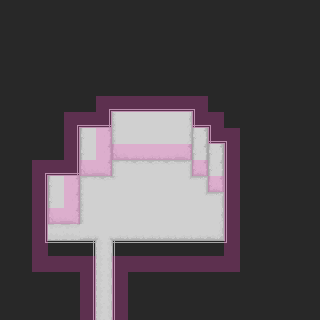

This is a level from a 2D game, rendered from its Tiled map with the project's own tilesets. A one-line summary and the complete map file follow:
An orthogonal 20x20 tile map with 16x16 px tiles, 3 tile layers (Floor, Above, Collision), 2 tilesets and 1 object.

<map version="1.10" tiledversion="1.10.1" orientation="orthogonal" renderorder="right-down" width="20" height="20" tilewidth="16" tileheight="16" infinite="0" backgroundcolor="#282828" nextlayerid="5" nextobjectid="2">
 <properties>
  <property name="clampCamera" type="bool" value="true" />
  <property name="defaultPos" value="6,19" />
 </properties>
 <tileset firstgid="1" source="hospital.tsx" />
 <tileset firstgid="73" source="entity/doors.tsx" />
 <layer id="2" name="Floor" width="20" height="20">
  <data encoding="csv">
0,0,0,0,0,0,0,0,0,0,0,0,0,0,0,0,0,0,0,0,
0,0,0,0,0,0,0,0,0,0,0,0,0,0,0,0,0,0,0,0,
0,0,0,0,0,0,0,0,0,0,0,0,0,0,0,0,0,0,0,0,
0,0,0,0,0,0,0,0,0,0,0,0,0,0,0,0,0,0,0,0,
0,0,0,0,0,0,0,0,0,0,0,0,0,0,0,0,0,0,0,0,
0,0,0,0,0,0,0,0,0,0,0,0,0,0,0,0,0,0,0,0,
0,0,0,0,0,0,0,0,0,0,0,0,0,0,0,0,0,0,0,0,
0,0,0,0,0,0,0,30,31,31,31,32,0,0,0,0,0,0,0,0,
0,0,0,0,0,7,8,30,31,31,31,32,6,0,0,0,0,0,0,0,
0,0,0,0,0,7,8,15,39,39,39,16,6,6,0,0,0,0,0,0,
0,0,0,0,0,15,16,22,23,23,23,24,14,6,0,0,0,0,0,0,
0,0,0,7,8,22,23,66,31,31,31,65,24,14,0,0,0,0,0,0,
0,0,0,7,8,30,31,31,31,31,31,31,65,24,0,0,0,0,0,0,
0,0,0,15,16,30,31,31,31,31,31,31,31,32,0,0,0,0,0,0,
0,0,0,47,47,39,59,39,39,39,39,39,39,40,0,0,0,0,0,0,
0,0,0,0,0,0,46,0,0,0,0,0,0,0,0,0,0,0,0,0,
0,0,0,0,0,0,46,0,0,0,0,0,0,0,0,0,0,0,0,0,
0,0,0,0,0,0,46,0,0,0,0,0,0,0,0,0,0,0,0,0,
0,0,0,0,0,0,46,0,0,0,0,0,0,0,0,0,0,0,0,0,
0,0,0,0,0,0,46,0,0,0,0,0,0,0,0,0,0,0,0,0
</data>
 </layer>
 <layer id="1" name="Above" width="20" height="20">
  <properties>
   <property name="height" type="int" value="1" />
  </properties>
  <data encoding="csv">
0,0,0,0,0,0,0,0,0,0,0,0,0,0,0,0,0,0,0,0,
0,0,0,0,0,0,0,0,0,0,0,0,0,0,0,0,0,0,0,0,
0,0,0,0,0,0,0,0,0,0,0,0,0,0,0,0,0,0,0,0,
0,0,0,0,0,0,0,0,0,0,0,0,0,0,0,0,0,0,0,0,
0,0,0,0,0,0,0,0,0,0,0,0,0,0,0,0,0,0,0,0,
0,0,0,0,0,0,0,0,0,0,0,0,0,0,0,0,0,0,0,0,
0,0,0,0,0,0,1,2,2,2,2,2,3,0,0,0,0,0,0,0,
0,0,0,0,1,2,20,0,0,0,0,0,21,3,0,0,0,0,0,0,
0,0,0,0,9,0,0,0,0,0,0,0,0,21,3,0,0,0,0,0,
0,0,0,0,9,0,0,0,0,0,0,0,0,0,11,0,0,0,0,0,
0,0,1,2,20,0,0,0,0,0,0,0,0,0,11,0,0,0,0,0,
0,0,9,0,0,0,0,0,0,0,0,0,0,0,11,0,0,0,0,0,
0,0,9,0,0,0,0,0,0,0,0,0,0,0,11,0,0,0,0,0,
0,0,9,0,0,0,0,0,0,0,0,0,0,0,11,0,0,0,0,0,
0,0,9,0,0,0,0,0,0,0,0,0,0,0,11,0,0,0,0,0,
0,0,17,18,18,28,0,29,18,18,18,18,18,18,19,0,0,0,0,0,
0,0,0,0,0,9,0,11,0,0,0,0,0,0,0,0,0,0,0,0,
0,0,0,0,0,9,0,11,0,0,0,0,0,0,0,0,0,0,0,0,
0,0,0,0,0,9,0,11,0,0,0,0,0,0,0,0,0,0,0,0,
0,0,0,0,0,9,0,11,0,0,0,0,0,0,0,0,0,0,0,0
</data>
 </layer>
 <layer id="3" name="Collision" width="20" height="20" opacity="0.25">
  <properties>
   <property name="draw" type="bool" value="false" />
  </properties>
  <data encoding="csv">
0,0,0,0,0,0,0,0,0,0,0,0,0,0,0,0,0,0,0,0,
0,0,0,0,0,0,0,0,0,0,0,0,0,0,0,0,0,0,0,0,
0,0,0,0,0,0,0,0,0,0,0,0,0,0,0,0,0,0,0,0,
0,0,0,0,0,0,0,0,0,0,0,0,0,0,0,0,0,0,0,0,
0,0,0,0,0,0,0,0,0,0,0,0,0,0,0,0,0,0,0,0,
0,0,0,0,0,0,0,0,0,0,0,0,0,0,0,0,0,0,0,0,
0,0,0,0,0,0,26,26,26,26,26,26,26,0,0,0,0,0,0,0,
0,0,0,0,26,26,26,0,0,0,0,0,26,26,0,0,0,0,0,0,
0,0,0,0,26,0,26,0,0,0,0,0,0,26,26,0,0,0,0,0,
0,0,0,0,26,0,26,26,26,26,26,26,0,0,26,0,0,0,0,0,
0,0,26,26,26,26,26,0,0,0,0,0,26,0,26,0,0,0,0,0,
0,0,26,0,26,0,0,0,0,0,0,0,0,26,26,0,0,0,0,0,
0,0,26,0,26,0,0,0,0,0,0,0,0,0,26,0,0,0,0,0,
0,0,26,26,26,0,0,0,0,0,0,0,0,0,26,0,0,0,0,0,
0,0,26,0,0,0,0,0,0,0,0,0,0,0,26,0,0,0,0,0,
0,0,26,0,0,0,0,0,0,0,0,0,0,0,26,0,0,0,0,0,
0,0,26,26,26,26,0,26,26,26,26,26,26,26,26,0,0,0,0,0,
0,0,0,0,0,26,0,26,0,0,0,0,0,0,0,0,0,0,0,0,
0,0,0,0,0,26,0,26,0,0,0,0,0,0,0,0,0,0,0,0,
0,0,0,0,0,26,0,26,0,0,0,0,0,0,0,0,0,0,0,0
</data>
 </layer>
 <objectgroup id="4" name="Entities">
  <object id="1" gid="73" x="128" y="160" width="16" height="32">
   <properties>
    <property name="collider">{
	"x": 0,
	"y": 16,
	"w": 16,
	"h": 16
}</property>
    <property name="door_warp_map" value="hospital.tmx" />
    <property name="door_warp_x" type="int" value="6" />
    <property name="door_warp_y" type="int" value="19" />
    <property name="file" value="res/data/entity/entrances/hospital_door.json" />
    <property name="height" type="int" value="0" />
    <property name="solid" type="bool" value="true" />
    <property name="walk_behind" type="bool" value="true" />
   </properties>
  </object>
 </objectgroup>
</map>
